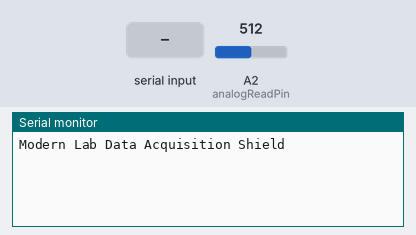
Recording of a sketch running on a simulated Arduino Uno, built with avr-gcc and run on an emulated ATmega328P. Parts: the last lines printed to the serial monitor. Inputs (shaded band) come from the test bench; at power-on: A2 (analogReadPin) = 512. EEPROM starts erased.

Above: at 1.2 s.
1.3 s: "run\n" received over Serial
At 1.41 s:
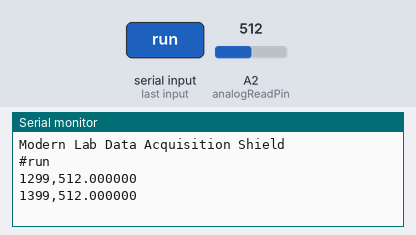
2.8 s: "run\n" received over the second serial link
At 2.81 s:
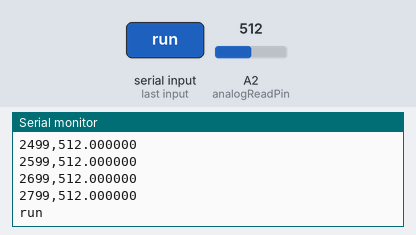
4.3 s: "stop\n" received over Serial
At 5.5 s:
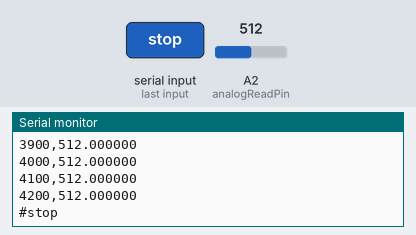
5.8 s: "stop\n" received over the second serial link
At 6.9 s:
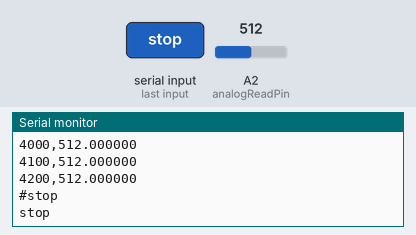
7.3 s: "1x\n" received over Serial
At 8.0 s:
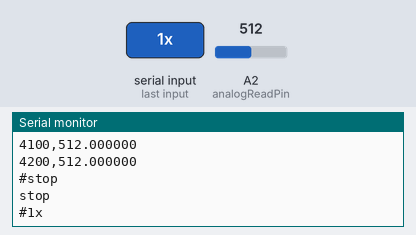
8.8 s: "delay,\n" received over the second serial link
At 9.2 s:
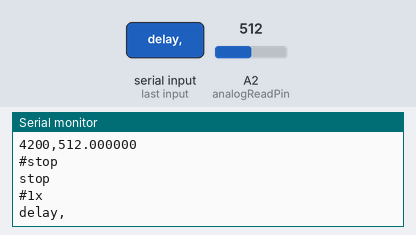
Timing chart, 0 to 11.3 s (numbered marks = the images above; inputs shaded):
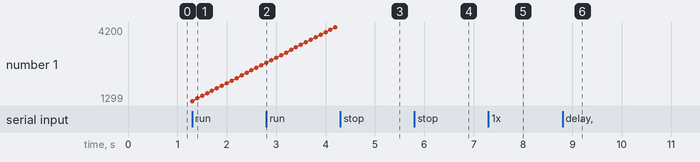

Measured:
- after the input at 1.3 s, the serial monitor: prints a new line at once (image 1)
- after the input at 2.8 s, the serial monitor: prints a new line at once (image 2)
- after the input at 4.3 s, the serial monitor: prints a new line at once (image 3)
- after the input at 5.8 s, the serial monitor: prints a new line at once (image 4)
- after the input at 7.3 s, the serial monitor: prints a new line at once (image 5)
- after the input at 8.8 s, the serial monitor: prints a new line at once (image 6)

The sketch:

Recorder.ino
```cpp
//This shit was definitely "vibe coded"
#include <SoftwareSerial.h>
#include <EEPROM.h>

// ======= Pin & Serial Config =======
const uint32_t HW_BAUD = 115200;
const uint32_t SW_BAUD = 9600;

// SoftwareSerial uses (RX, TX)
const uint8_t SW_RX_PIN = A0;  // from external device -> Arduino
const uint8_t SW_TX_PIN = A1;  // from Arduino -> external device

// ======= Termination Characters =======
const char HW_TERM_CHAR = '\n';  // hardware serial line ending
const char SW_TERM_CHAR = '\n';  // software serial line ending

// ======= Acquisition Settings =======
uint8_t        analogReadPin    = A2;   // A/D input pin (default A2)
uint32_t       acquisitionDelay = 100;  // ms between measurements (default)
uint16_t       samplesToAverage = 1;    // consecutive ADC reads to average (>=1)
bool           isRunning        = false;

// ======= Scaling (EEPROM stored) =======
double         scaleFactor      = 1.0;
const int      SCALE_ADDR       = 0;  // EEPROM address for scale

SoftwareSerial swSer(SW_RX_PIN, SW_TX_PIN);

// ======= Globals =======
String buffer;                 // collects chars from Hardware Serial
const size_t MAX_BUF = 256;    // guard against runaway input
uint32_t lastSampleMs = 0;     // ticker for non-blocking timing

// ======= Forward Declarations =======
void serviceSerial();
bool parse(const String& line);
void maybeStreamSample();
double readAveragedADC(uint8_t pin, uint16_t n);
void loadScaleFromEEPROM();
void saveScaleToEEPROM(double val);

void setup() {
  Serial.begin(HW_BAUD);
  swSer.begin(SW_BAUD);
  Serial.println("Modern Lab Data Acquisition Shield");

  loadScaleFromEEPROM();
}

void loop() {
  serviceSerial();     // always service I/O both ways
  maybeStreamSample(); // emit data if running and delay elapsed
}

// Handles data flow in both directions.
// - HW -> buffer; on termination char: parse(); if unrecognized, forward to SW; then clear buffer
// - SW -> immediately echo to HW (we never parse SW input)
void serviceSerial() {
  // --- From Hardware Serial (USB) ---
  while (Serial.available() > 0) {
    char c = static_cast<char>(Serial.read());

    if (c == '\r' && HW_TERM_CHAR == '\n') continue; // normalize CRLF if using '\n'

    if (buffer.length() < MAX_BUF) buffer += c;

    if (c == HW_TERM_CHAR) {
      String line = buffer;
      line.trim();  // strip terminators + spaces

      bool handled = parse(line);

      if (!handled) {
        // Forward original content to SW
        swSer.print(line);
        swSer.print(SW_TERM_CHAR);
      }

      buffer = ""; // reset for next command
    }
  }

  // --- From Software Serial (immediate pass-through to HW) ---
  while (swSer.available() > 0) {
    int b = swSer.read();
    if (b >= 0) {
      Serial.write((uint8_t)b);
    }
  }
}

// Average N consecutive ADC reads and return the scaled mean
double readAveragedADC(uint8_t pin, uint16_t n) {
  if (n < 1) n = 1;
  uint32_t sum = 0;
  for (uint16_t i = 0; i < n; ++i) {
    sum += (uint16_t)analogRead(pin);
  }
  double avg = (double)sum / (double)n;
  return avg * scaleFactor;  // apply correction
}

// Emits "millis(),ADC<HW_TERM_CHAR>" at the requested cadence while running
void maybeStreamSample() {
  if (!isRunning) return;

  uint32_t now = millis();
  if (now - lastSampleMs >= acquisitionDelay) {
    double value = readAveragedADC(analogReadPin, samplesToAverage);
    Serial.print(now);
    Serial.print(',');
    Serial.print(value, 6); // send double with precision
    Serial.print(HW_TERM_CHAR);
    lastSampleMs = now;
  }
}

// Minimal parser with compact acknowledgements.
// - "run"          -> start streaming, reply "#run"
// - "stop"         -> stop streaming, reply "#stop"
// - "delay,<ms>"   -> set acquisitionDelay (>0), reply "#delay<ms>"
// - "avg,<n>"      -> set samplesToAverage (>=1), reply "#avg<n>"
// - "1x"           -> set analogReadPin to A2, reply "#1x"
// - "10x"          -> set analogReadPin to A3, reply "#10x"
// - "scale,<val>"  -> set scale factor, save to EEPROM, reply "#scale<val>"
bool parse(const String& line) {
  if (line.equalsIgnoreCase("run")) {
    isRunning = true;
    lastSampleMs = 0;
    Serial.print(F("#run"));
    Serial.print(HW_TERM_CHAR);
    return true;

  } else if (line.equalsIgnoreCase("stop")) {
    isRunning = false;
    Serial.print(F("#stop"));
    Serial.print(HW_TERM_CHAR);
    return true;

  } else if (line.startsWith("delay,")) {
    String valStr = line.substring(6);
    valStr.trim();
    long newDelay = valStr.toInt();
    if (newDelay > 0) {
      acquisitionDelay = (uint32_t)newDelay;
      Serial.print(F("#delay"));
      Serial.print(acquisitionDelay);
      Serial.print(HW_TERM_CHAR);
      return true;
    }
    return false; // invalid -> forward to SW

  } else if (line.startsWith("avg,")) {
    String valStr = line.substring(4);
    valStr.trim();
    long n = valStr.toInt();
    if (n >= 1) {
      samplesToAverage = (uint16_t)n;
      Serial.print(F("#avg"));
      Serial.print(samplesToAverage);
      Serial.print(HW_TERM_CHAR);
      return true;
    }
    return false; // invalid -> forward to SW

  } else if (line.equalsIgnoreCase("1x")) {
    analogReadPin = A2;
    Serial.print(F("#1x"));
    Serial.print(HW_TERM_CHAR);
    return true;

  } else if (line.equalsIgnoreCase("10x")) {
    analogReadPin = A3;
    Serial.print(F("#10x"));
    Serial.print(HW_TERM_CHAR);
    return true;

  } else if (line.startsWith("scale,")) {
    String valStr = line.substring(6);
    valStr.trim();
    double newScale = valStr.toDouble();
    if (newScale > 0.0) {
      saveScaleToEEPROM(newScale);
      scaleFactor = newScale;
      Serial.print(F("#scale"));
      Serial.print(scaleFactor, 6);
      Serial.print(HW_TERM_CHAR);
      return true;
    }
    return false; // invalid
  }

  return false; // unrecognized
}

// ======= EEPROM Helpers =======
void loadScaleFromEEPROM() {
  double stored;
  EEPROM.get(SCALE_ADDR, stored);
  if (isnan(stored) || stored == 0.0) {
    stored = 1.0;
    EEPROM.put(SCALE_ADDR, stored);
  }
  scaleFactor = stored;
}

void saveScaleToEEPROM(double val) {
  double current;
  EEPROM.get(SCALE_ADDR, current);
  if (current != val) {
    EEPROM.put(SCALE_ADDR, val);
  }
}
```
